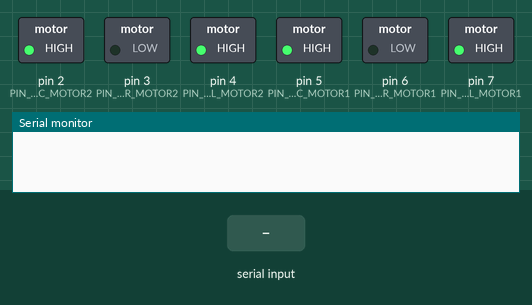
A sketch run on a simulated Arduino Mega 2560, built with avr-gcc and run on an emulated ATmega2560. On the bench: switched loads named in the sketch (green lamp = pin HIGH), the last lines printed to the serial monitor. The inputs (shaded band) are chosen by the test bench.

Above: at 1.2 s.
1.3 s: "B" received over Serial
At 2.2 s:
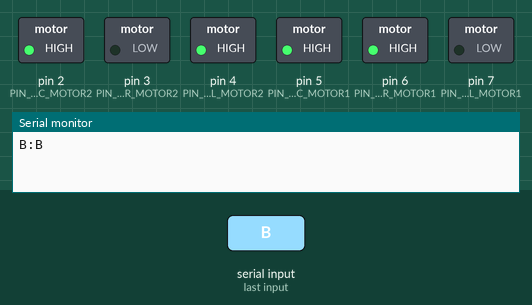
2.9 s: "F" received over Serial
At 3.3 s:
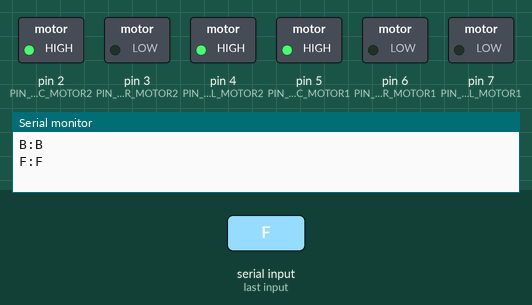
4.5 s: "L" received over Serial
At 5.8 s:
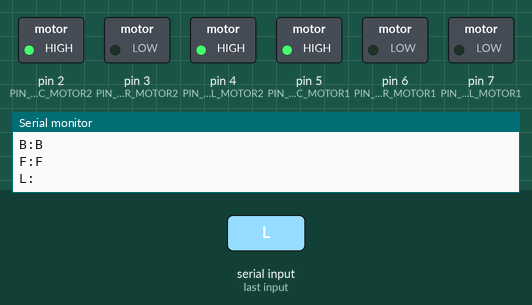
6.1 s: "R" received over Serial
At 6.9 s:
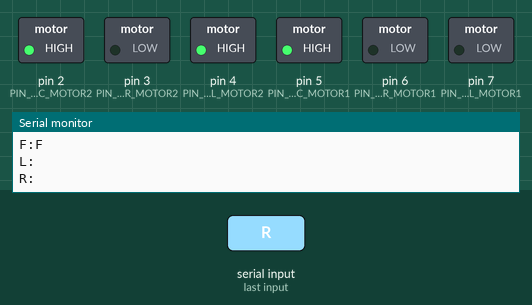
7.7 s: "1" received over Serial
At 8.2 s:
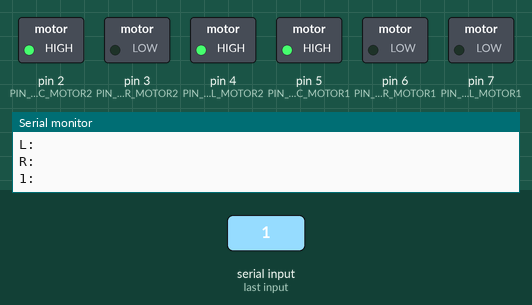
9.3 s: "b" received over Serial
At 10.5 s:
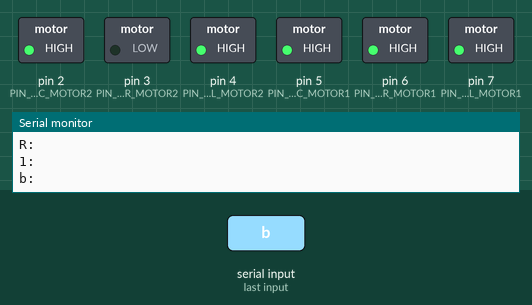
Timing chart, 0 to 11.8 s (numbered marks = the images above; inputs shaded):
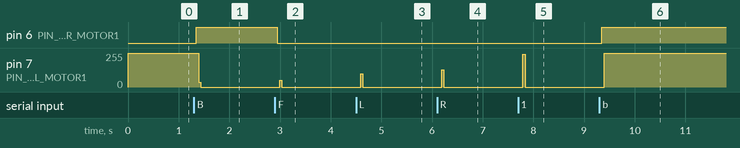

The sketch:

Stepmotor.ino
```cpp
/* Импортимрование модулей */
#include "ModuleStepper.h"
#include "Timer.h"

/* Порты для подключения модуля ULN2003 к Arduino */
#define PIN_VCC_MOTOR2 2 // Питание 5v;
#define PIN_DIR_MOTOR2 3 // Сторона вращения модуля;
#define PIN_PUL_MOTOR2 4 // Вращение модуля;

#define PIN_VCC_MOTOR1 5 // Питание 5v;
#define PIN_DIR_MOTOR1 6 // Сторона вращения модуля;
#define PIN_PUL_MOTOR1 7 // Вращение модуля;

#define PIN_PUL_PLATFORM 50 // Сторона вращения платформы;

/* Некоторые переменные */
const char EOL = ';'; // Конец строки сообщения;
const uint8_t SIZE_MSG = 15; // Размер сообщения для Arduino;
const uint8_t SIZE_ARR = 18; // Размер массива сообщений для Arduino;
const uint8_t FORWARD = 0; // Вращение ВПЕРЁД;
const uint8_t BACKWARD = 1; // Вращение НАЗАД;

// Counter for count a rotate [Счётчик для подсчёта оборотов];
const uint8_t CFCaR_Min = 10; // Минимальное кол-во вращений для модуля 2;
const uint8_t CFCaR_Max = 50; // Максимальное кол-во вращений для модуля 2;
uint8_t CFCaR_1 = 1;  // Количество вращений для модуля 1;
uint8_t CFCaR_2 = 10; // Количество вращений для модуля 2;

char key; // Команда;
char last_key; // Дополнительная команда;
char MSG[SIZE_ARR][SIZE_MSG] = {
  "STOP",
  // Модуль;
  "FORWARD", "F1", "forward",
  "BACKWARD", "B1", "backward",
  "LEFT1", "LEFT2", "LEFT3", "left",
  "RIGHT1", "RIGHT2", "RIGHT3", "right",
  // Платформа;
  "UP",
  "DOWN",
};

/* Экземпляры классов */
ModuleStepper module1(PIN_PUL_MOTOR1, PIN_DIR_MOTOR1, PIN_VCC_MOTOR1);
ModuleStepper module2(PIN_PUL_MOTOR2, PIN_DIR_MOTOR2, PIN_VCC_MOTOR2);
Timer timer(100); // Создаём таймер на 100 микросекунд;

void setup() {

  module1.setPinsMode(); // Устанавливаем пины для модуля 1;
  module2.setPinsMode(); // Устанавливаем пины для модуля 2;
  Serial.begin(38400); // Скорость передачи данных;
  Serial.setTimeout(50); // Скорость обмена данными между интерфейсами Python и Arduino;

}

void loop() {
  if (Serial.available() > 0) { // Если в буфере есть данные;
    char message[SIZE_MSG]; // Сюда записываем принятое сообщение;
    char speed_step, key_for_slowdown;
    uint8_t num, msg_len;
    num = Serial.readBytesUntil(EOL, message, SIZE_MSG); // Читаем сообщение;
    message[num] = NULL; // Заменяем конец сообщения;
    msg_len = strlen(message); // Фактическая длина сообщения;
    key = message[0]; // Запись первого символа сообщения;
    Serial.flush(); // Очистка буфера (чтобы избежать поступления непонятных символов и данных);

    if (key == 'F' || key == 'B') {
      key_for_slowdown = message[msg_len-1];
    }
    Serial.println(String(message)+":"+String(key_for_slowdown));
    if (key == 'L' || key == 'R') {
      speed_step = message[msg_len-1];
      if (speed_step == '1') module2.setMaxOfSpeed(5);
      if (speed_step == '2') module2.setMaxOfSpeed(10);
      if (speed_step == '3') module2.setMaxOfSpeed(15);
    }
    if (timer.Now()) { // Таймер на 100 микросекунд;
      ++CFCaR_2;
    }
    if (CFCaR_2 >= CFCaR_Max) { // Если кол-во вращение превышают допустимое, то;
      CFCaR_2 = CFCaR_Max;
    }

    // Разбиваем сообщение и проверяем нежелательные символы;
    if (key != last_key) { // Если ключ не совпадает с последним ключём;
      for (uint8_t i=0; i<=SIZE_ARR-1; i++) { // Проходим по массиву сообщений;
        if (key != MSG[i][0]) { // Если ключ НЕравен первому символу сообщения, то;
          if (i == SIZE_ARR-1 && key != MSG[i][0]) { // Если не нашли нужный ключ, то;
            key = last_key; // Присваиваем ключу последний ключ;
            break; // Прекращаем поиск;
          }
          continue; // Продолжаем поиск;
        }
        if (key == MSG[i][0]) { // Если ключ равен первому символу сообщения, то;
          if (speed_step != MSG[i][msg_len-1]) // Скорость модуля;
            break;
          if (String(message) != String(MSG[i])) // ;
            key = last_key; // Присваиваем ключу последний ключ;
          break; // Прекращаем поиск;
        }
      }
    }
    last_key = key; // Запоминаем текущий ключ;

    switch (key) { // Определяем команду, которая поступила;
      case 'S': // Остановка модуля;
        CFCaR_1 = 1; // Количество вращений для модуля 1;
        CFCaR_2 = CFCaR_Min; // Количество вращений для модуля 2;
        module1.stepStop(); // Остановка модуля 1;
        module2.stepStop(); // Остановка модуля 2;
        break;
      case 'F': // Вращение модуля ВПЕРЁД;
        module1.setCountRotate(CFCaR_1); // Устанавливаем количество вращений;
        if (key_for_slowdown == '1') module1.setSlowDown(); // Плавное торможение модуля 1;
        module1.stepRun(FORWARD); // Вращение модуля 1 ВПЕРЁД;
        break;
      case 'f': // Вращение модуля ВПЕРЁД => ДОВОДЧИК;
        module1.stepRunPlus(FORWARD); // Вращение модуля 1 ВПЕРЁД;
        break;
      case 'B': // Вращение модуля НАЗАД;
        module1.setCountRotate(CFCaR_1); // Устанавливаем количество вращений;
        if (key_for_slowdown == '1') module1.setSlowDown(); // Плавное торможение модуля 1;
        module1.stepRun(BACKWARD); // Вращение модуля 1 НАЗАД;
        break;
      case 'b': // Вращение модуля НАЗАД => ДОВОДЧИК;
        module1.stepRunPlus(BACKWARD); // Вращение модуля 1 НАЗАД;
        break;
      case 'L': // Вращение модуля ВЛЕВО;
        module2.setCountRotate(CFCaR_2); // Устанавливаем количество вращений;
        module2.stepRun(BACKWARD); // Вращение модуля 2 ВЛЕВО;
        break;
      case 'l': // Вращение модуля ВЛЕВО  => ДОВОДЧИК;
        module2.stepRunPlus(BACKWARD); // Вращение модуля 2 ВЛЕВО;
        break;
      case 'R': // Вращение модуля ВПРАВО;
        module2.setCountRotate(CFCaR_2); // Устанавливаем количество вращений;
        module2.stepRun(FORWARD); // Вращение модуля 2 ВПРАВО;
        break;
      case 'r': // Вращение модуля ВПРАВО  => ДОВОДЧИК;
        module2.stepRunPlus(FORWARD); // Вращение модуля 2 ВЛЕВО;
        break;
    }
  }
}
```

ModuleStepper.cpp
```cpp
// ModuleStepper.cpp

#include "ModuleStepper.h"

// Устанавливаем пины в программе;
void ModuleStepper::setPinsMode() {

  pinMode(_pinPul, OUTPUT); // Настройка пина для вращения модуля;
  pinMode(_pinDir, OUTPUT); // Настройка пина для определения, в какую сторону делать вращение;
  pinMode(_pin5vM, OUTPUT); // Настройка пина для питания;
  digitalWrite(_pinPul, HIGH); // Настройка пина для вращения модуля;
  digitalWrite(_pin5vM, HIGH); // Постоянное питание пина;

}

// Проверяем, в какую сторону вращать модуль;
void ModuleStepper::setDirection(uint8_t _state) {

  // state=0 [LOW ] -> Вращение против часовой стрелки;
  // state=1 [HIGH] -> Вращение по часовой стрелке;
  digitalWrite(_pinDir, _state);
  if (_state != _stop) // Проверяем смену вращения, если сменили, то ШИМ заного;
    stepStop(); // Останавливаем вращение модуля;
  _stop = _state;

}

// Плавное торможение модуля при отпускании клавиши;
void ModuleStepper::setSlowDown() {

  // Устанавливаем плавное торможение [ВКЛ];
  _slowdown = 1;

}

// Осуществляем вращение (ВПЕРЁД/НАЗАД или останавливаем модуль);
void ModuleStepper::stepRun(uint8_t _state) {

  setDirection(_state); // Направление вращения модуль ВПЕРЁД/НАЗАД;

  _boostOfSpeed += _stepSize; // Увеличение скорости (ускорение);
  if (_maxOfSpeed-(_minOfSpeed+_boostOfSpeed) >= _limitForBoost) // Определяем предел ускорения;
    _boostOfSpeed = _maxOfSpeed; // Ускорение всегда от 0 до limit + step;

  //*
  //Serial.println("["+String(_boostOfSpeed)+":boost]");
  uint16_t boostup = (_limitForBoost * 30) / 100; // Повышение скорости (плавное ускорение);
  uint16_t pause = 2000; // Задержка;

  for (uint16_t turn=0; turn<=_boostOfSpeed/2; ++turn) {
    for (uint8_t count=1; count<=_countRotate; ++count) {

      if (_countRotate == 1) { // Вращение модуля 1;

        if (_boostOfSpeed > 0 && _boostOfSpeed <= boostup/2) {
          pause -= _boostOfSpeed * 2;
          fullStep(pause); // Полный шаг;
        } else
        if (_boostOfSpeed > boostup/2 && _boostOfSpeed <= boostup) {
          pause -= _boostOfSpeed * 2;
          fullStep(pause); // Полный шаг;
        } else
        if (_boostOfSpeed > boostup && _boostOfSpeed <= _limitForBoost) {
          fullStep(pause); // Полный шаг;
        }

      } else
      if (_countRotate > 1) { // Вращение модуля 2;

        if (count == _countRotate) {
          fullStep(pause - _maxOfSpeed); // Полный шаг;
        } else {
          fullStep(0); // Полный шаг без задержки;
        }

      }

    }
  }

  if (_slowdown && _boostOfSpeed > 10) { // Активируем плавное торможение [ВКЛ];

    uint16_t slowdown = (_boostOfSpeed * 40) / 100; // Понижение скорости (плавное торможение);
    for (uint16_t turn=0; turn<=slowdown; ++turn) { // Запускаем плавное торможение [ВКЛ];
      if (turn >= 0 && turn <= slowdown/2) {
        pause += 50;
        fullStep(pause); // Полный шаг;
      } else
      if (turn > slowdown/2 && turn <= slowdown) {
        pause += 100;
        fullStep(pause); // Полный шаг;
      }
    }
    stepStop(); // Останавливаем вращение;

  }

}

// Осуществляем вращение (влево, вправо или останавливаем модуль) => доводчик;
void ModuleStepper::stepRunPlus(uint8_t _state) {

  setDirection(_state); // Направление вращения модуль ВПЕРЁД/НАЗАД;

  uint32_t steps = (_stepCount * _degree) / 360; // Кол-во шагов на заданный градус;
  uint16_t pause = 5000; // Задержка между прокруткой;
  uint16_t boostup = (steps * 20) / 100; // Повышение скорости (плавное ускорение);
  uint16_t slowdown = (steps * 70) / 100; // Понижение скорости (плавное торможение);
  timer0.Set(pause); // Устанавливаем таймер;

  if (timer0.Now()) { // Если заданное время (пауза) прошло, то;
    for (uint16_t count=0; count<=steps; ++count) {
      if (steps >= 0 && steps <= 10) {
        fullStep(pause); // Полный шаг;
      } else {
        if (count >= 0 && count <= boostup) { // Плавное ускорение;
          pause -= 50;
          fullStep(pause); // Полный шаг;
        } else
        if (count >= boostup+1 && count <= slowdown) { // Нормализация скорости;
          fullStep(pause); // Полный шаг;
        } else
        if (count >= slowdown+1 && count <= steps) { // Плавное торможение;
          pause += 50;
          fullStep(pause); // Полный шаг;
        }
      }
    }
  }
  stepStop(); // Останавливаем вращение;

}

// Полный шаг (задействуются все обмотки шагового мотора);
void ModuleStepper::fullStep(uint16_t _pause) {

  digitalWrite(_pinPul, HIGH);
  if (_pause != 0) mainTimer(_pause);
  digitalWrite(_pinPul, LOW);

}

// Половина шага (задействуется половина обмоток шагового мотора);
void ModuleStepper::halfStep(uint16_t _pause) {

  // state = !state;
  // digitalWrite(_pinPul, state);

}

// Устанавливаем скорость (при лимите равном 100);
void ModuleStepper::setMaxOfSpeed(uint16_t _speed) {

  // Устанавливается в зависимости от скорости;
  _speed = _speed * _limitForBoost;
  // Максимальная скорость модуля;
  _minOfSpeed = _speed - _limitForBoost;
  // Максимальная скорость модуля;
  _maxOfSpeed = _speed;

}

// Устанавливаем количество вращений в секунду;
void ModuleStepper::setCountRotate(uint8_t _count) {

  // Количество вращений в секунду;
  _countRotate = _count;

}

// Программный таймер;
void ModuleStepper::mainTimer(uint16_t _delay) {

  uint32_t timeNow = micros(); // Начальное время;
  while (true) { // Открываем таймер;
    if (micros() - timeNow >= _delay) // Если текущее время - начально = заданной задержке;
      return; // Завершаем подсчёт времени;
  }

}

// Останавливаем вращение модуля;
void ModuleStepper::stepStop() {

  // Сбрасываем плавное торможение [ВЫКЛ];
  _slowdown = 0;
  // Сбрасываем скорость;
  _boostOfSpeed = _minOfSpeed;
  // Максимальная скорость модуля;
  _minOfSpeed = _maxOfSpeed - _limitForBoost;
  // Останавливаем модуль;
  digitalWrite(_pinPul, HIGH);

}

/*
 * 1    оборот модуля равен count=2000 (360 градусов)
 * 1/2  оборота count=1000 (180 градусов)
 * 1/4  оборота count=500  (90 градусов)
 * 1/8  оборота count=250  (45 градусов)
 * 1/16 оборота count=125  (22.5 градуса)
 * и т.д.
 *
 * Формула (1 шаг):
 *    - задействуется пара обмоток (2000 шагов = 1 оброт);
 *    - 2000 шагов = 360 градусов => 5.5 шагов = 1 градус)
 *    digitalWrite(_pinPul, HIGH);
 *    digitalWrite(_pinPul, LOW);
 * Формула (1/2 шага):
 *    - задействуется одна обмоток (4000 шагов = 1 оброт);
 *    - задействуется одна обмоток (2000 шагов = пол оброта);
 *    state = !state;
 *    digitalWrite(_pinPul, state);
 */
```

ModuleStepper.h
```cpp
// ModuleStepper.h

#ifndef ModuleStepper_h
#define ModuleStepper_h

#include "Timer.h"

#include <stdlib.h>
#if ARDUINO >= 100
  #include <Arduino.h>
#else
  #include <WProgram.h>
  #include <wiring.h>
#endif

#if (defined(ARDUINO) && ARDUINO >= 155) || defined(ESP8266)
  #define YIELD yield();
#else
  #define YIELD
#endif

// Управление модулем;
class ModuleStepper {

  public: // Общедоступные (публичные) переменные, функции;

    // Конструктор класса ModuleStepper;
    ModuleStepper(uint8_t pinPul, uint8_t pinDir, uint8_t pin5vM) {

      _pinPul = pinPul; // Пин для вращения модуля;
      _pinDir = pinDir; // Пин для определения, в какую сторону делать вращение;
      _pin5vM = pin5vM; // Пин для постоянного питания 5v;

    }

    // Устанавливаем пины в программе;
    void setPinsMode();

    // Проверяем, в какую сторону вращать модуль;
    void setDirection(uint8_t _state);

    // Плавное торможение модуля при отпускании клавиши;
    void setSlowDown();

    // Осуществляем вращение модуля;
    void stepRun(uint8_t _state);

    // Осуществляем вращение модуля => доводчик;
    void stepRunPlus(uint8_t _state);

    // Полный шаг (задействуются все обмотки шагового мотора);
    void fullStep(uint16_t _pause);

    // Половина шага (задействуется половина обмоток шагового мотора);
    void halfStep(uint16_t _pause);

    // Устанавливаем скорость от 100 200 300 (при лимите равном 100);
    void setMaxOfSpeed(uint16_t _speed);

    // Устанавливаем количество вращений в секунду;
    void setCountRotate(uint8_t _count);

    // Программный таймер;
    void mainTimer(uint16_t _delay);

    // Останавливаем вращение модуля;
    void stepStop();

  private: // приватные (частные) переменные, функции;

    uint8_t _pinPul; // Пин для вращения модуля;

    uint8_t _pinDir; // Пин для определения, в какую сторону делать вращение;

    uint8_t _pin5vM; // Пин для постоянного питания 5v;

    uint8_t _stop = 0; // Определяем состояние модуля (остановлен или вращается);

    uint8_t _countRotate = 1; // Количество вращений в секунду;

    uint8_t _slowdown = 0; // Плавное торможение модуля [ВЫКЛ];

    uint8_t _stepSize = 10; // Размер шага для ускорения;

    uint8_t _limitForBoost = 100; // Предел ускорения;

    uint16_t _minOfSpeed = 0; // Минимальная скорость;

    uint16_t _maxOfSpeed = 100; // Максимальwная скорость [100, 200, 300];

    uint16_t _boostOfSpeed = _minOfSpeed; // Увеличение скорости (ускорение);

    int16_t _degree = 1; // Заданный угол поворота (360 градусов = 2000 шагов);

    uint32_t _stepCount = 2000; // Общее кол-во шагов за оборот;

    Timer timer0; // Создаём таймер 0;

    Timer timer1; // Создаём таймер 1;

    Timer timer2; // Создаём таймер 2;

    Timer timer3; // Создаём таймер 3;

};

#endif
```

Timer.cpp
```cpp
#include "Timer.h"

Timer::Timer(uint32_t _time) {
  timeMain = _time;
  state = TIME_START;
}

uint8_t Timer::Now() {
  uint32_t timeNow = micros();
  // Важно помнить про переполнение целого!
  if (timeNow - timeThen < timeMain)
    return false;
  timeThen = timeNow;
  return (state == TIME_START);
}

uint32_t Timer::Get() const {
  return timeMain;
}

uint32_t Timer::Set(uint32_t _time) {
  uint32_t old = timeMain;
  timeMain = _time;
  return old;
}

uint32_t Timer::Wait() {
  uint32_t old = timeMain;
  timeThen = micros();
  return old;
}

uint32_t Timer::Reset() {
  uint32_t old = timeMain;
  timeThen = 0; // про переполнение целого помнить!
  return old;
}

uint32_t Timer::Start() {
  uint32_t old = timeMain;
  state = TIME_START;
  return old;
}

uint32_t Timer::Stop() {
  uint32_t old = timeMain;
  state = TIME_STOP;
  return old;
}
```

Timer.h
```cpp
// Timer.h

#ifndef Timer_h
#define Timer_h

#include <stdlib.h>
#if ARDUINO >= 100
  #include <Arduino.h>
#else
  #include <WProgram.h>
  #include <wiring.h>
#endif

#if (defined(ARDUINO) && ARDUINO >= 155) || defined(ESP8266)
  #define YIELD yield();
#else
  #define YIELD
#endif

class Timer {
  private:
    uint8_t TIME_START = 0;
    uint8_t TIME_STOP = 1;

    uint32_t timeMain;
    uint32_t timeThen;
    unsigned char state;

  public:
    Timer() {
      timeMain = 0;
      state = TIME_START;
    };

    Timer(uint32_t _time);

    uint8_t  Now();
    uint32_t Get() const;
    uint32_t Set(uint32_t _time);
    uint32_t Wait();
    uint32_t Reset();
    uint32_t Stop();
    uint32_t Start();

    // ms is better as mks
    //uint32_t setMs(uint32_t _time) { return Set(_time*1000UL); }

    // OOP methods
    //void run(); // to pun into loop()
    //virtual void Process(); // to overload
};

#endif
```

Measured:
- after the input at 1.3 s, pin 6 (PIN_DIR_MOTOR1): LOW → HIGH after 0.05 s; pin 7 (PIN_PUL_MOTOR1): 255/255 → 0/255 after 0.10 s
- after the input at 2.9 s, pin 6 (PIN_DIR_MOTOR1): HIGH → LOW after 0.05 s; pin 7 (PIN_PUL_MOTOR1): 0/255 → 49/255 after 0.09 s, → 0/255 0.04 s later
- after the input at 4.5 s, pin 7 (PIN_PUL_MOTOR1): 0/255 → 99/255 after 0.09 s, → 0/255 0.04 s later
- after the input at 6.1 s, pin 7 (PIN_PUL_MOTOR1): 0/255 → 129/255 after 0.09 s, → 0/255 0.04 s later
- after the input at 7.7 s, pin 7 (PIN_PUL_MOTOR1): 0/255 → 244/255 after 0.09 s, → 0/255 0.04 s later
- after the input at 9.3 s, pin 6 (PIN_DIR_MOTOR1): LOW → HIGH after 0.05 s; pin 7 (PIN_PUL_MOTOR1): 0/255 → 255/255 after 0.10 s
